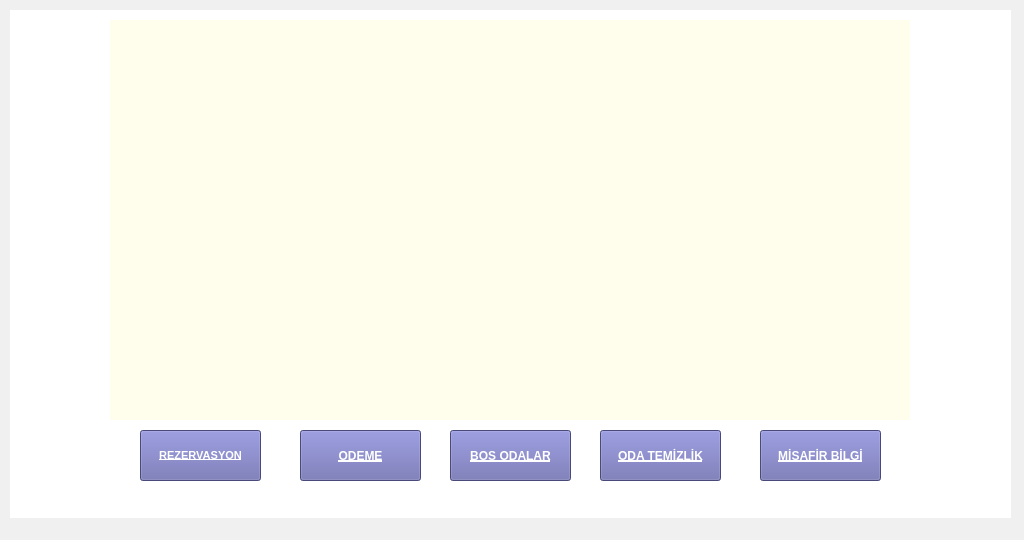
<?xml version="1.0" encoding="UTF-8"?>
<ui version="4.0">
 <class>MainWindow</class>
 <widget class="QMainWindow" name="MainWindow">
  <property name="geometry">
   <rect>
    <x>0</x>
    <y>0</y>
    <width>1024</width>
    <height>540</height>
   </rect>
  </property>
  <property name="windowTitle">
   <string>MainWindow</string>
  </property>
  <property name="styleSheet">
   <string notr="true">background-color: rgb(240, 240, 240);</string>
  </property>
  <widget class="QWidget" name="centralwidget">
   <widget class="QPushButton" name="btnRezervasyon">
    <property name="geometry">
     <rect>
      <x>140</x>
      <y>430</y>
      <width>121</width>
      <height>51</height>
     </rect>
    </property>
    <property name="font">
     <font>
      <pointsize>8</pointsize>
      <weight>75</weight>
      <italic>false</italic>
      <bold>true</bold>
      <underline>true</underline>
     </font>
    </property>
    <property name="cursor">
     <cursorShape>PointingHandCursor</cursorShape>
    </property>
    <property name="mouseTracking">
     <bool>false</bool>
    </property>
    <property name="toolTip">
     <string/>
    </property>
    <property name="whatsThis">
     <string>&lt;html&gt;&lt;head/&gt;&lt;body&gt;&lt;p&gt;&lt;span style=&quot; color:#ffffff;&quot;&gt;taw4tgfergxg&lt;/span&gt;&lt;/p&gt;&lt;/body&gt;&lt;/html&gt;</string>
    </property>
    <property name="styleSheet">
     <string notr="true">background-color: rgb(102, 103, 171);
color: rgb(255, 255, 255);

</string>
    </property>
    <property name="text">
     <string>REZERVASYON</string>
    </property>
   </widget>
   <widget class="QPushButton" name="btnOdaBilgileri">
    <property name="geometry">
     <rect>
      <x>300</x>
      <y>430</y>
      <width>121</width>
      <height>51</height>
     </rect>
    </property>
    <property name="font">
     <font>
      <weight>75</weight>
      <bold>true</bold>
      <underline>true</underline>
     </font>
    </property>
    <property name="cursor">
     <cursorShape>PointingHandCursor</cursorShape>
    </property>
    <property name="styleSheet">
     <string notr="true">background-color: rgb(102, 103, 171);
color: rgb(255, 255, 255);</string>
    </property>
    <property name="text">
     <string>ODEME</string>
    </property>
   </widget>
   <widget class="QPushButton" name="btnBosOdalar">
    <property name="geometry">
     <rect>
      <x>450</x>
      <y>430</y>
      <width>121</width>
      <height>51</height>
     </rect>
    </property>
    <property name="font">
     <font>
      <weight>75</weight>
      <bold>true</bold>
      <underline>true</underline>
     </font>
    </property>
    <property name="cursor">
     <cursorShape>PointingHandCursor</cursorShape>
    </property>
    <property name="styleSheet">
     <string notr="true">background-color: rgb(102, 103, 171);
color: rgb(255, 255, 255);</string>
    </property>
    <property name="text">
     <string>BOS ODALAR</string>
    </property>
   </widget>
   <widget class="QLabel" name="imgLabel">
    <property name="geometry">
     <rect>
      <x>110</x>
      <y>20</y>
      <width>800</width>
      <height>400</height>
     </rect>
    </property>
    <property name="styleSheet">
     <string notr="true">background-color: rgb(255, 253, 235);</string>
    </property>
    <property name="text">
     <string/>
    </property>
   </widget>
   <widget class="QLabel" name="label">
    <property name="geometry">
     <rect>
      <x>10</x>
      <y>10</y>
      <width>1001</width>
      <height>511</height>
     </rect>
    </property>
    <property name="styleSheet">
     <string notr="true">background-color: rgb(255, 255, 255);</string>
    </property>
    <property name="text">
     <string/>
    </property>
   </widget>
   <widget class="QPushButton" name="btnOdaTemizlik">
    <property name="geometry">
     <rect>
      <x>600</x>
      <y>430</y>
      <width>121</width>
      <height>51</height>
     </rect>
    </property>
    <property name="font">
     <font>
      <weight>75</weight>
      <bold>true</bold>
      <underline>true</underline>
     </font>
    </property>
    <property name="cursor">
     <cursorShape>PointingHandCursor</cursorShape>
    </property>
    <property name="styleSheet">
     <string notr="true">background-color: rgb(102, 103, 171);
color: rgb(255, 255, 255);</string>
    </property>
    <property name="text">
     <string>ODA TEMİZLİK</string>
    </property>
   </widget>
   <widget class="QPushButton" name="btnMisafirBilgileri">
    <property name="geometry">
     <rect>
      <x>760</x>
      <y>430</y>
      <width>121</width>
      <height>51</height>
     </rect>
    </property>
    <property name="font">
     <font>
      <weight>75</weight>
      <bold>true</bold>
      <underline>true</underline>
     </font>
    </property>
    <property name="cursor">
     <cursorShape>PointingHandCursor</cursorShape>
    </property>
    <property name="styleSheet">
     <string notr="true">background-color: rgb(102, 103, 171);
color: rgb(255, 255, 255);</string>
    </property>
    <property name="text">
     <string>MİSAFİR BİLGİ</string>
    </property>
   </widget>
   <zorder>label</zorder>
   <zorder>btnRezervasyon</zorder>
   <zorder>btnOdaBilgileri</zorder>
   <zorder>btnBosOdalar</zorder>
   <zorder>imgLabel</zorder>
   <zorder>btnOdaTemizlik</zorder>
   <zorder>btnMisafirBilgileri</zorder>
  </widget>
  <widget class="QMenuBar" name="menubar">
   <property name="geometry">
    <rect>
     <x>0</x>
     <y>0</y>
     <width>1024</width>
     <height>27</height>
    </rect>
   </property>
  </widget>
  <widget class="QStatusBar" name="statusbar"/>
 </widget>
 <resources/>
 <connections/>
</ui>
